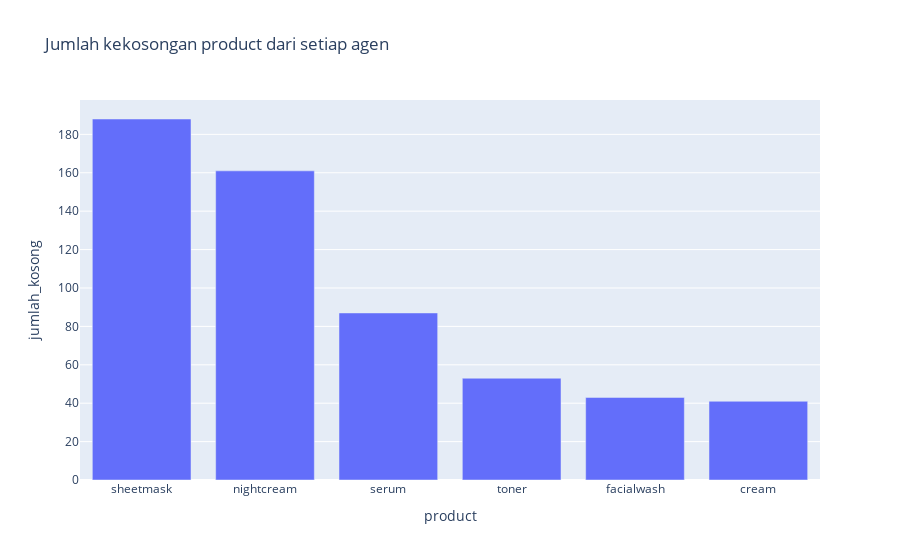

Notebook code for this chart:
### Code cell
# Visualisasi product kosong

product_kosong = pd.DataFrame({'product':cols,'jumlah_kosong':zero_products})
product_kosong.sort_values(by='jumlah_kosong',ascending=False,inplace=True)

px.bar(product_kosong,x='product',y='jumlah_kosong', title='Jumlah kekosongan product dari setiap agen')

### Figure 1 — Plotly figure (JSON) as saved in the notebook; plotly's stock layout.template omitted (floating-point values rounded to 4 significant figures)
{"data": [{"alignmentgroup": "True", "hovertemplate": "product=%{x}<br>jumlah_kosong=%{y}<extra></extra>", "legendgroup": "", "marker": {"color": "#636efa", "pattern": {"shape": ""}}, "name": "", "offsetgroup": "", "orientation": "v", "showlegend": false, "textposition": "auto", "type": "bar", "x": ["sheetmask", "nightcream", "serum", "toner", "facialwash", "cream"], "xaxis": "x", "y": [188, 161, 87, 53, 43, 41], "yaxis": "y"}], "layout": {"barmode": "relative", "legend": {"tracegroupgap": 0}, "title": {"text": "Jumlah kekosongan product dari setiap agen"}, "xaxis": {"anchor": "y", "domain": [0, 1], "title": {"text": "product"}}, "yaxis": {"anchor": "x", "domain": [0, 1], "title": {"text": "jumlah_kosong"}}}}
